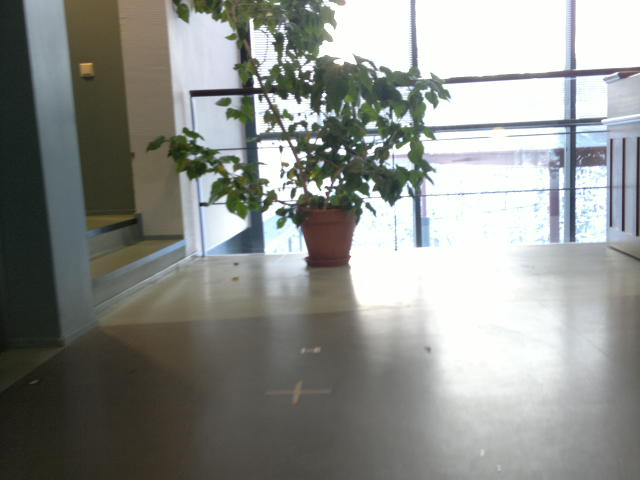
#> input picture CV2022_Ex5/image 1.jpg, 640 x 480 px
$ jupyter execute CV-2022-exercises-05.ipynb
#> lines starting #> are read from the running program, lines starting #| are printed output that depends on the picture; long printed decimals are rounded
# Computer Vision, Fall 2022

#### Name: Adam El Kholy

#### <font color='red'>Exercise 5, return latest on Sunday 16.10.2022 at 23.59 via Moodle</font>

Return the answer in PDF and Jupyter Notebook formats.

## Ex 5.1. Camera matrix (4 p)

Using the focal length, principal point and skew coefficient values given in this template, and equations given in Lecture 6, slide 49, form the camera matrix P and compute image coordinates (x,y) for an object point X (0, 0, 1, 1) when the origin of the world coordinate frame is

- exactly 3 meters away from the camera center, i.e. t = (0, 0, 3), and the camera is completely aligned with the world coordinate axis
- exactly 5 meters away from the camera center, i.e. t = (0, 0, 5), and the camera is completely aligned with the world coordinate axis
- t = (0.5, 1, 3) and the camera otherwise aligned with the world coordinate axis but it has only turned 20 degrees to the left
- t = (15, 1, 3) and the camera otherwise aligned with the world coordinate axis but it has only turned 20 degrees to the left

Discuss the phenomena behind the results.

[cell 1]
import numpy as np
import cv2 as cv
np.set_printoptions(suppress=True)

# Focal length
fc = [719.302047058490760, 718.392548175289110]

# Principal point
cc = [334.631234942930060, 256.166677783686790]

# Skew coefficient
alpha_c = 0.000000000000000


# [6 lines of commented-out code are left out]

def get_R_matrix(angle):
    cos_t = np.cos(np.radians(angle))
    sin_t = np.sin(np.radians(angle))
    R = [[cos_t, 0, sin_t],
        [0, 1, 0],
        [-sin_t, 0, cos_t]]
    return np.array(R)

def get_Rt_matrix(angle, trans):
    R = get_R_matrix(angle)
    t = np.array([trans])
    Rt = np.concatenate((R, t.T), axis=1)
    return Rt

def compute_image_coords(obj_p, K, angle, trans):
    Rt = get_Rt_matrix(angle, trans)
    P = K @ Rt
    x_p = P @ obj_p
    x_p = x_p / x_p[2]
    return P, x_p[:2]

K = np.array([[fc[0], alpha_c, cc[0]],
            [0, fc[1], cc[1]],
            [0, 0, 1]])

obj_p = np.array([0, 0, 1, 1])

[cell 2]
#1. t = (0, 0, 3):
P, img_c = compute_image_coords(obj_p, K, 0, [0, 0, 3])
print("1. Exactly 3 meters away from the camera center, i.e. t = (0, 0, 3), and the camera is completely aligned with the world coordinate axis")
print(f"Camera matrix P:\n{P}\nImage coords: {img_c}\n")

#2. t = (0, 0, 5)
P, img_c = compute_image_coords(obj_p, K, 0, [0, 0, 5])
print("2. Exactly 5 meters away from the camera center, i.e. t = (0, 0, 5), and the camera is completely aligned with the world coordinate axis")
print(f"Camera matrix P:\n{P}\nImage coords: {img_c}\n")

#3. t = (0,5, 1, 3), 20 degrees left
P, img_c = compute_image_coords(obj_p, K, -20, [0.5, 1, 3])
print("3. t = (0.5, 1, 3) and the camera otherwise aligned with the world coordinate axis but it has only turned 20 degrees to the left")
print(f"Camera matrix P:\n{P}\nImage coords: {img_c}\n")

#4. t = (15, 1, 3), 20 degrees left
P, img_c = compute_image_coords(obj_p, K, -20, [15, 1, 3])
print("4. t = (15, 1, 3) and the camera otherwise aligned with the world coordinate axis but it has only turned 20 degrees to the left")
print(f"Camera matrix P:\n{P}\nImage coords: {img_c}\n")

Matrices 1 and 2 have no rotation applied to them, hence the first columns of both these matrices are filled with zeroes. Note also that 1 and 2 have the same image co-ordinates due to the fact that the camera is centered exactly about the object points with the difference being a further distance for matrix 2, hence as you can imagine moving the camera further backwards does not affect image co-ordinates because it is dead centered about the image. Matrix 3 has been affected by the 20 degree rotation to the left as seen in the first column, with reasonable image co-ordinates in the bounds of the frame. Matrix 4 is much similar to 3 except for the last element in the first row being overly large. This causes out of bounds image co-ordinates, caused by the translation of 15 in the x direction.

## Ex 5.2 Fundamental matrix (4 p)

Compute the fundamental matrix F for the images image1.jpg and image2.jpg using the normalized 8-point algorithm. You may use ready made functions for detecting and matching the features, but develop the algorithm for deriving matrix F by yourself. Where are the epipoles for both images? Report both F and the two epipoles.

[cell 3]
import numpy as np
import cv2 as cv
from matplotlib import pyplot as plt
from numpy import *

Normalisation function for the points expects them in homogenous form hence the first 3 lines

[cell 4]
def normalize2dpts(pts):
    N = pts.shape[0]
    pts = c_[ pts, np.ones(N) ]
    pts = pts.T

    if pts.shape[0]!=3:
        raise ShapeError('pts must be 3xN')

    finiteind = abs(pts[2]) > finfo(float).eps
    pts[0,finiteind] = pts[0,finiteind]/pts[2,finiteind]
    pts[1,finiteind] = pts[1,finiteind]/pts[2,finiteind]
    pts[2,finiteind] = 1

    # Centroid of finite points
    c = [mean(pts[0,finiteind]), mean(pts[1,finiteind])]

    # Shift origin to centroid.
    newp0 = pts[0,finiteind]-c[0]
    newp1 = pts[1,finiteind]-c[1]

    meandist = mean(sqrt(newp0**2 + newp1**2));

    scale = sqrt(2)/meandist;
    '''
    T = [scale   0   -scale*c(1)
         0     scale -scale*c(2)
         0       0      1      ];
    '''
    T = eye(3)
    T[0][0] = scale
    T[1][1] = scale
    T[0][2] = -scale*c[0]
    T[1][2] = -scale*c[1]
    newpts = dot(T, pts)
    return newpts, T

Then defining a function to generate the constraint matrix and finally to perform the 8 points algorithm for finding the fundamental matrix

[cell 5]
def constraint_matrix(x1,x2):
    npts = x1.shape[1]
    # stack column by column
    A = np.c_[x2[0]*x1[0], x2[0]*x1[1], x2[0], x2[1]*x1[0], x2[1]*x1[1], x2[1], x1[0], x1[1], np.ones((npts,1))]
    return A

[cell 6]
def F_8point(x1, x2):
    x1, T1 = normalize2dpts(x1);
    x2, T2 = normalize2dpts(x2);

    A = constraint_matrix(x1,x2)
    (U, S, V) = np.linalg.svd(A)
    V = V.conj().T;
    F = V[:,8].reshape(3,3).copy()

    # recall that F should be of rank 2, do the lower-rank approximation by svd
    (U,D,V) = np.linalg.svd(F);
    F = np.dot(np.dot(U,np.diag([D[0], D[1], 0])),V);

    F = dot(dot(T2.T,F),T1);
    return F

Reading in the images and detecting features

[cell 7]
img1 = cv.imread("image 1.jpg", 0)
#> img1: shape (480, 640); min 16, max 255, mean 143
img2 = cv.imread("image 2.jpg", 0)
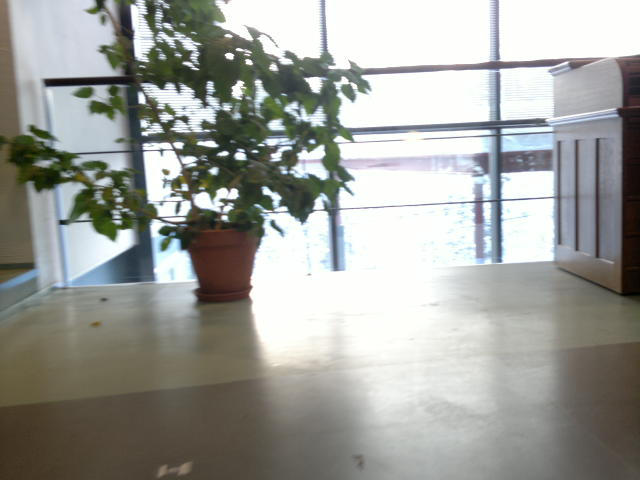
#> input picture CV2022_Ex5/image 2.jpg, 640 x 480 px
#> img2: shape (480, 640); min 0, max 255, mean 158.7

sift = cv.SIFT_create()
# find the keypoints and descriptors with SIFT
kp1, des1 = sift.detectAndCompute(img1,None)
#> kp1 = 1136 keypoints; strongest (x, y, size): (342, 151, 5.4), (354, 148, 1.9), (344, 182, 1.9), (256, 85, 4.5)
kp2, des2 = sift.detectAndCompute(img2,None)
#> kp2 = 999 keypoints; strongest (x, y, size): (240, 156, 6.9), (229, 56, 5), (214, 171, 5.4), (224, 153, 4.3)
# FLANN parameters
FLANN_INDEX_KDTREE = 1
index_params = dict(algorithm = FLANN_INDEX_KDTREE, trees = 5)
search_params = dict(checks=50)
flann = cv.FlannBasedMatcher(index_params,search_params)
matches = flann.knnMatch(des1,des2,k=2)
#> matches = 1136 matches
pts1 = []
pts2 = []
# ratio test as per Lowe's paper
for i,(m,n) in enumerate(matches):
    if m.distance < 0.8*n.distance:
        pts2.append(kp2[m.trainIdx].pt)
        pts1.append(kp1[m.queryIdx].pt)
#> after the loop, pts1 = 221 pairs, first value 157.3 to 623, second value 9.13 to 288.1; pts2 = 221 pairs, first value 28.64 to 601.2, second value 8.08 to 324.2

Comparing my fundamental matrix to CV2's

[cell 8]
pts1 = np.int32(pts1)
#> pts1 = 221 pairs, first value 157 to 622, second value 9 to 288
pts2 = np.int32(pts2)
#> pts2 = 221 pairs, first value 28 to 601, second value 8 to 324
my_F = F_8point(pts1, pts2)
#> in normalize2dpts, `pts = c_[ pts, np.ones(N) ]`: pts = 221 rows, first 8: [157, 274, 1], [177, 267, 1], [182, 248, 1], [183, 175, 1], [183, 257, 1], [185, 130, 1], [186, 233, 1], [186, 95, 1]
#> in normalize2dpts, `c = [mean(pts[0,finiteind]), mean(pts[1,finiteind])]`: c = [383.5, 153]
#> in normalize2dpts, `newp0 = pts[0,finiteind]-c[0]`: newp0 = 221 values from -226.5 to 238.5
#> in normalize2dpts, `newp1 = pts[1,finiteind]-c[1]`: newp1 = 221 values, max 135 at index 174, min -144 at index 23, mean 7.2e-15
#> in normalize2dpts, `meandist = mean(sqrt(newp0**2 + newp1**2));`: meandist = 115
#> in normalize2dpts, `scale = sqrt(2)/meandist;`: scale = 0.0123
#> in F_8point, `x1, T1 = normalize2dpts(x1);`: T1 = [[0.0123, 0, -4.72], [0, 0.0123, -1.88], [0, 0, 1]]
#> in normalize2dpts (call 2), `pts = c_[ pts, np.ones(N) ]`: pts = 221 rows, first 8: [28, 298, 1], [41, 142, 1], [33, 280, 1], [29, 185, 1], [35, 291, 1], [32, 128, 1], [40, 260, 1], [39, 84, 1]
#> in F_8point, `x2, T2 = normalize2dpts(x2);`: T2 = [[0.011, 0, -3.22], [0, 0.011, -1.74], [0, 0, 1]]
#> in F_8point, `(U, S, V) = np.linalg.svd(A)`:
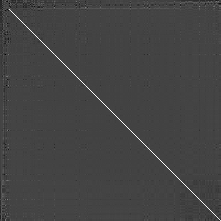
#> U: shape (221, 221) float64; min -0.362, max 0.992, mean -0.000351; drawn with min black and max white
#> in F_8point, `(U, S, V) = np.linalg.svd(A)`: S = [49.3, 31.94, 20.62, 14.09, 12.07, 9.1, 7.45, 6.82, 4.75]
#> in F_8point, `F = V[:,8].reshape(3,3).copy()`: F = [[-0.00949, 0.0483, 0.0305], [-0.0596, 0.144, -0.7], [-0.0445, 0.692, -0.0437]]
#> in F_8point, `(U,D,V) = np.linalg.svd(F);`: U = [[-0.0178, 0.0914, -0.996], [-0.747, -0.663, -0.0475], [-0.665, 0.743, 0.0801]]; D = [0.795, 0.606, 0.00875]; V = [[0.0935, -0.714, 0.694], [0.00925, 0.697, 0.717], [0.996, 0.0606, -0.0718]]
#> in F_8point, `F = np.dot(np.dot(U,np.diag([D[0], D[1], 0])),V);`: F = [[-0.000813, 0.0488, 0.0299], [-0.0592, 0.144, -0.7], [-0.0452, 0.692, -0.0437]]
#> in F_8point, `F = dot(dot(T2.T,F),T1);`: F = [[-1.1e-07, 6.6e-06, -0.000639], [-8.01e-06, 1.94e-05, -0.00761], [0.000745, 0.00349, 0.26]]
#> my_F has the same summary as F in F_8point
cv2_F, mask = cv.findFundamentalMat(pts1,pts2,cv.FM_8POINT)
#> cv2_F = [[-4.23e-07, 2.54e-05, -0.00246], [-3.08e-05, 7.48e-05, -0.0293], [0.00287, 0.0134, 1]]; mask = 221 values from 1 to 1
print(f"My 8 point F matrix: {my_F}\nCv2 F Matrix {cv2_F}")
#| My 8 point F matrix: [[-1.1e-07  6.6e-06  -0.0006388]
#|  [-8.01e-06  1.944e-05 -0.007608]
#|  [ 0.0007448  0.003493  0.2598]]
#| Cv2 F Matrix [[-4.2e-07  2.54e-05  -0.002459]
#|  [-3.084e-05  7.482e-05 -0.02928]
#|  [ 0.002866   0.01344  1.        ]]

Finally displaying the epipolar lines

[cell 9]
def drawlines(img1,img2,lines,pts1,pts2):
    ''' img1 - image on which we draw the epilines for the points in img2
        lines - corresponding epilines '''
    r,c = img1.shape
    img1 = cv.cvtColor(img1,cv.COLOR_GRAY2BGR)
    img2 = cv.cvtColor(img2,cv.COLOR_GRAY2BGR)
    for r,pt1,pt2 in zip(lines,pts1,pts2):
        color = tuple(np.random.randint(0,255,3).tolist())
        x0,y0 = map(int, [0, -r[2]/r[1] ])
        x1,y1 = map(int, [c, -(r[2]+r[0]*c)/r[1] ])
        img1 = cv.line(img1, (x0,y0), (x1,y1), color,1)
        img1 = cv.circle(img1,tuple(pt1),5,color,-1)
        img2 = cv.circle(img2,tuple(pt2),5,color,-1)
    return img1,img2

[cell 10]
def display_epipolar_lines(F, title):
    lines1 = cv.computeCorrespondEpilines(pts2.reshape(-1,1,2), 2,F)
    #CHANGE THIS LINE TO ALTER THE NUMBER OF EPIPOLAR LINES DISPLAYED
    num_epipolar_lines = len(lines1)
    lines1 = lines1.reshape(-1,3)[:num_epipolar_lines]
    img5,img6 = drawlines(img1,img2,lines1,pts1,pts2)
    # Find epilines corresponding to points in left image (first image) and
    # drawing its lines on right image
    lines2 = cv.computeCorrespondEpilines(pts1.reshape(-1,1,2), 1,F)
    lines2 = lines2.reshape(-1,3)[:num_epipolar_lines]
    img3,img4 = drawlines(img2,img1,lines2,pts2,pts1)
    plt.figure(figsize=(10, 10))
    plt.subplot(121),plt.imshow(img5)
    plt.subplot(122),plt.imshow(img3)
    plt.title(title)
    plt.show()

[cell 11]
display_epipolar_lines(my_F, "My 8 point F matrix epipolar lines")
#> in display_epipolar_lines, `lines1 = cv.computeCorrespondEpilines(pts2.reshape(-1,1,2), 2,F)`: lines1 = 221 rows, first 8: [-0.171, 0.985, -210.7], [-0.0609, 0.998, -129.5], [-0.162, 0.987, -203.9], [-0.101, 0.995, -159.3], [-0.167, 0.986, -207.7], [-0.0459, 0.999, -118.5], [-0.151, 0.989, -195.6], [0.0125, 1, -75.06]
#> in display_epipolar_lines, `num_epipolar_lines = len(lines1)`: num_epipolar_lines = 221
#> the loop in drawlines, `for r,pt1,pt2 in zip(lines,pts1,pts2):` made 221 passes
#> (r, pt1, pt2, color, y0, y1) on passes 1 to 3: ([-0.171, 0.985, -210.7], [157, 274], [28, 298], (172, 47, 117), 213, 325), ([-0.0609, 0.998, -129.5], [177, 267], [41, 142], (192, 67, 251), 129, 168), ([-0.162, 0.987, -203.9], [182, 248], [33, 280], (195, 103, 9), 206, 311)
#> after the loop in drawlines, `for r,pt1,pt2 in zip(lines,pts1,pts2):`:
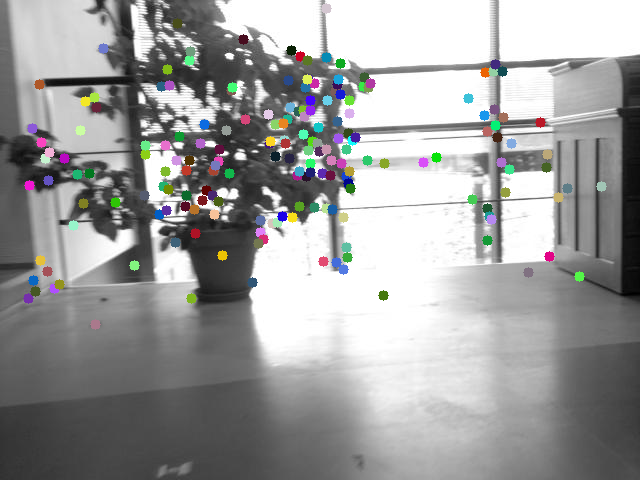
#> img2: shape (480, 640, 3); mean B, G, R 157, 157.3, 156.9
#> in display_epipolar_lines, `lines2 = cv.computeCorrespondEpilines(pts1.reshape(-1,1,2), 1,F)`: lines2 = 221 rows, first 8: [0.31, -0.951, 358.4], [0.277, -0.961, 331.8], [0.225, -0.974, 289.6], [0.0871, -0.996, 176.9], [0.247, -0.969, 307.5], [0.0303, -1, 129.7], [0.189, -0.982, 260.6], [-0.00445, -1, 100.7]
#> the loop in drawlines (call 2), `for r,pt1,pt2 in zip(lines,pts1,pts2):` made 221 passes
#> (r, pt1, pt2, color, y0, y1) on passes 1 to 3: ([0.31, -0.951, 358.4], [28, 298], [157, 274], (102, 84, 71), 376, 585), ([0.277, -0.961, 331.8], [41, 142], [177, 267], (83, 223, 0), 345, 529), ([0.225, -0.974, 289.6], [33, 280], [182, 248], (133, 91, 107), 297, 444)
#> after the loop in drawlines (call 2), `for r,pt1,pt2 in zip(lines,pts1,pts2):`:
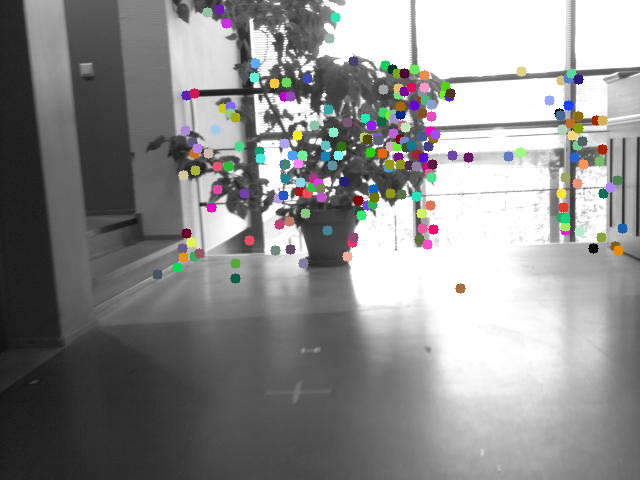
#> img2: shape (480, 640, 3); mean B, G, R 141.3, 141.5, 141.6
display_epipolar_lines(cv2_F, "CV2 F matrix epipolar lines")
#> the loop in drawlines (call 3), `for r,pt1,pt2 in zip(lines,pts1,pts2):` made 221 passes
#> (r, pt1, pt2) on passes 14 to 16: ([-0.0957, 0.995, -155.3], [195, 170], [48, 180]), ([-0.0705, 0.998, -136.7], [197, 148], [49, 152]), ([-0.161, 0.987, -203.4], [199, 253], [59, 284])
#> pass 1, in drawlines (call 3), `img1 = cv.line(img1, (x0,y0), (x1,y1), color,1)`:
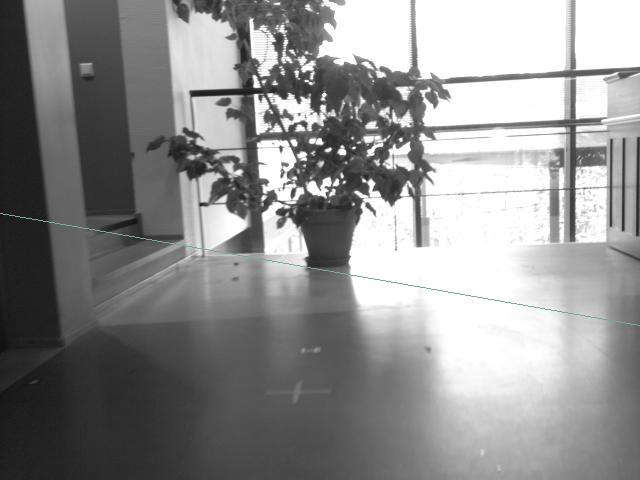
#> img1: shape (480, 640, 3); mean B, G, R 142.9, 143, 142.9
#> after the loop in drawlines (call 3), `for r,pt1,pt2 in zip(lines,pts1,pts2):`:
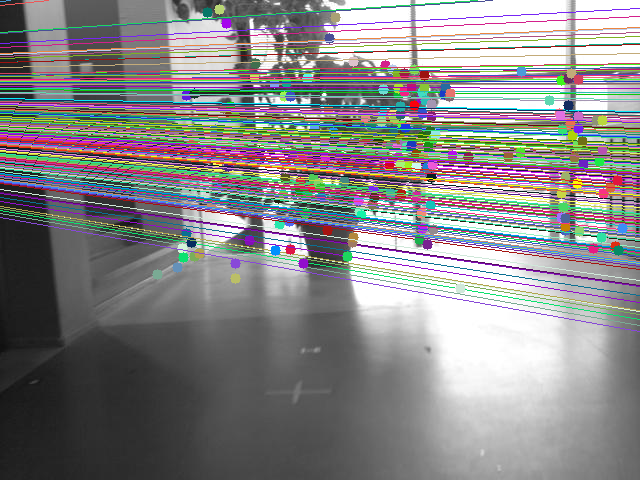
#> img1: shape (480, 640, 3); mean B, G, R 135.8, 134.8, 136.1
#> after the loop in drawlines (call 3), `for r,pt1,pt2 in zip(lines,pts1,pts2):`:
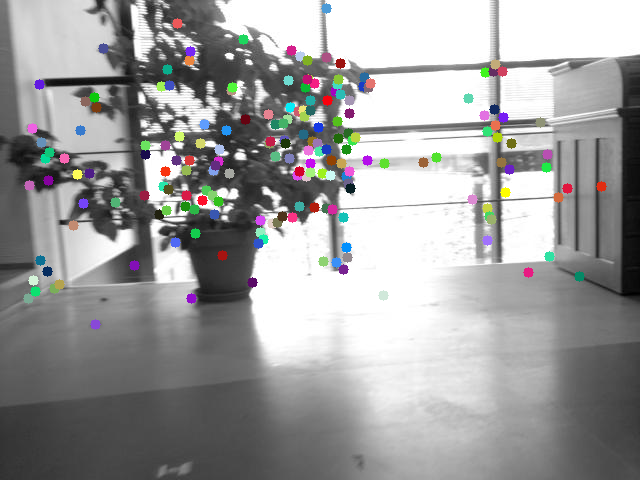
#> img2: shape (480, 640, 3); mean B, G, R 157.2, 157.3, 157.3
#> the loop in drawlines (call 4), `for r,pt1,pt2 in zip(lines,pts1,pts2):` made 221 passes
#> (r, pt1, pt2) on passes 1 to 3: ([0.31, -0.951, 358.4], [28, 298], [157, 274]), ([0.277, -0.961, 331.8], [41, 142], [177, 267]), ([0.225, -0.974, 289.6], [33, 280], [182, 248])
#> pass 1, in drawlines (call 4), `img1 = cv.line(img1, (x0,y0), (x1,y1), color,1)`:
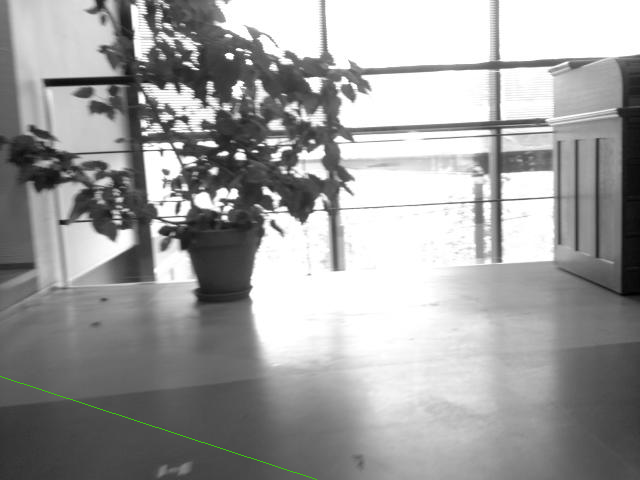
#> img1: shape (480, 640, 3); mean B, G, R 158.6, 158.8, 158.6
#> after the loop in drawlines (call 4), `for r,pt1,pt2 in zip(lines,pts1,pts2):`:
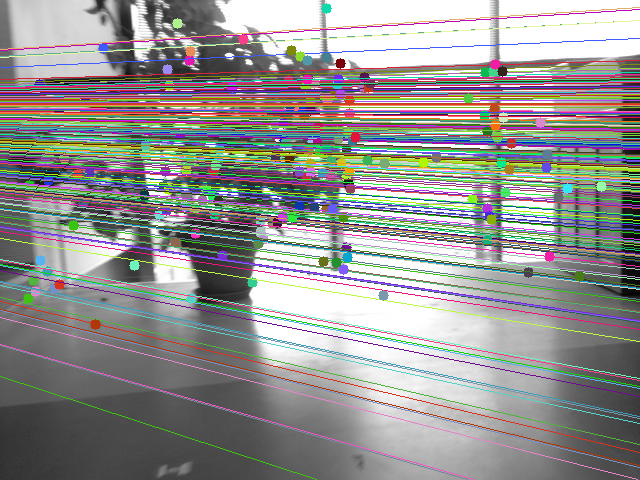
#> img1: shape (480, 640, 3); mean B, G, R 145.6, 147.5, 148
#> after the loop in drawlines (call 4), `for r,pt1,pt2 in zip(lines,pts1,pts2):`:
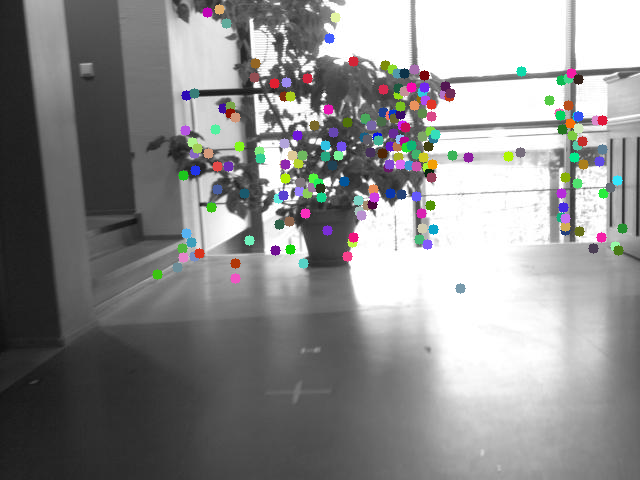
#> img2: shape (480, 640, 3); mean B, G, R 141.2, 141.2, 141.2
